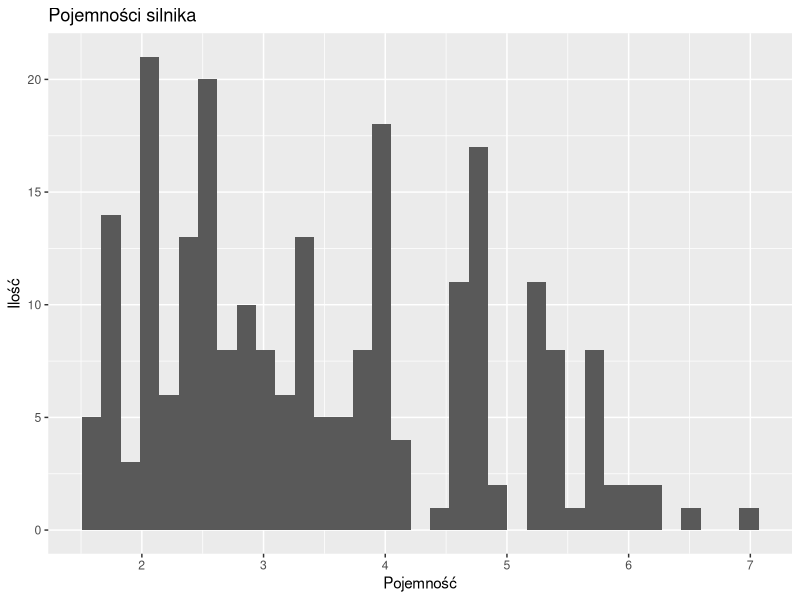

The R script that drew this image:
## ---- chunk 1
knitr::opts_chunk$set(echo = FALSE)
## ---- chunk 2

library(tidyverse)
library(ggplot2)

## ---- chunk 3

mpg

## ---- chunk 4
ggplot(data = mpg) + 
  geom_histogram(mapping = aes(displ), bins = 35) +
  labs(title = "Pojemności silnika", x = "Pojemność", y = "Ilość")
  
